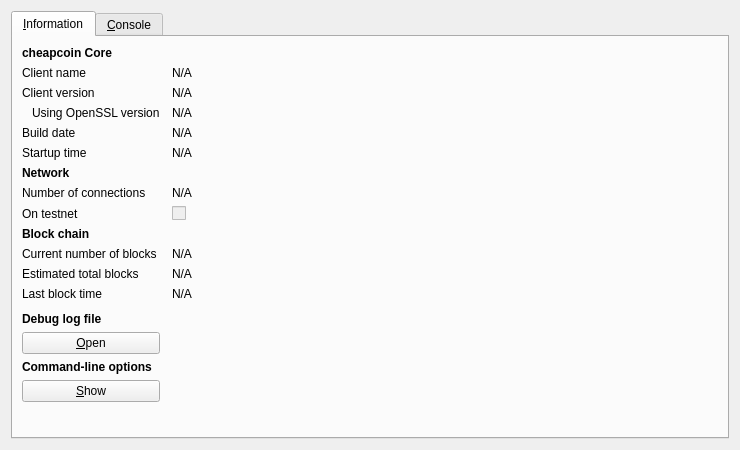
<?xml version="1.0" encoding="UTF-8"?>
<ui version="4.0">
 <class>RPCConsole</class>
 <widget class="QDialog" name="RPCConsole">
  <property name="geometry">
   <rect>
    <x>0</x>
    <y>0</y>
    <width>740</width>
    <height>450</height>
   </rect>
  </property>
  <property name="windowTitle">
   <string>cheapcoin - Debug window</string>
  </property>
  <layout class="QVBoxLayout" name="verticalLayout_2">
   <item>
    <widget class="QTabWidget" name="tabWidget">
     <property name="currentIndex">
      <number>0</number>
     </property>
     <widget class="QWidget" name="tab_info">
      <attribute name="title">
       <string>&amp;Information</string>
      </attribute>
      <layout class="QGridLayout" name="gridLayout" columnstretch="0,1">
       <property name="horizontalSpacing">
        <number>12</number>
       </property>
       <item row="0" column="0">
        <widget class="QLabel" name="label_9">
         <property name="font">
          <font>
           <weight>75</weight>
           <bold>true</bold>
          </font>
         </property>
         <property name="text">
          <string>cheapcoin Core</string>
         </property>
        </widget>
       </item>
       <item row="1" column="0">
        <widget class="QLabel" name="label_5">
         <property name="text">
          <string>Client name</string>
         </property>
        </widget>
       </item>
       <item row="1" column="1">
        <widget class="QLabel" name="clientName">
         <property name="cursor">
          <cursorShape>IBeamCursor</cursorShape>
         </property>
         <property name="text">
          <string>N/A</string>
         </property>
         <property name="textFormat">
          <enum>Qt::PlainText</enum>
         </property>
         <property name="textInteractionFlags">
          <set>Qt::LinksAccessibleByMouse|Qt::TextSelectableByKeyboard|Qt::TextSelectableByMouse</set>
         </property>
        </widget>
       </item>
       <item row="2" column="0">
        <widget class="QLabel" name="label_6">
         <property name="text">
          <string>Client version</string>
         </property>
        </widget>
       </item>
       <item row="2" column="1">
        <widget class="QLabel" name="clientVersion">
         <property name="cursor">
          <cursorShape>IBeamCursor</cursorShape>
         </property>
         <property name="text">
          <string>N/A</string>
         </property>
         <property name="textFormat">
          <enum>Qt::PlainText</enum>
         </property>
         <property name="textInteractionFlags">
          <set>Qt::LinksAccessibleByMouse|Qt::TextSelectableByKeyboard|Qt::TextSelectableByMouse</set>
         </property>
        </widget>
       </item>
       <item row="3" column="0">
        <widget class="QLabel" name="label_14">
         <property name="text">
          <string>Using OpenSSL version</string>
         </property>
         <property name="indent">
          <number>10</number>
         </property>
        </widget>
       </item>
       <item row="3" column="1">
        <widget class="QLabel" name="openSSLVersion">
         <property name="cursor">
          <cursorShape>IBeamCursor</cursorShape>
         </property>
         <property name="text">
          <string>N/A</string>
         </property>
         <property name="textFormat">
          <enum>Qt::PlainText</enum>
         </property>
         <property name="textInteractionFlags">
          <set>Qt::LinksAccessibleByMouse|Qt::TextSelectableByKeyboard|Qt::TextSelectableByMouse</set>
         </property>
        </widget>
       </item>
       <item row="4" column="0">
        <widget class="QLabel" name="label_12">
         <property name="text">
          <string>Build date</string>
         </property>
        </widget>
       </item>
       <item row="4" column="1">
        <widget class="QLabel" name="buildDate">
         <property name="cursor">
          <cursorShape>IBeamCursor</cursorShape>
         </property>
         <property name="text">
          <string>N/A</string>
         </property>
         <property name="textFormat">
          <enum>Qt::PlainText</enum>
         </property>
         <property name="textInteractionFlags">
          <set>Qt::LinksAccessibleByMouse|Qt::TextSelectableByKeyboard|Qt::TextSelectableByMouse</set>
         </property>
        </widget>
       </item>
       <item row="5" column="0">
        <widget class="QLabel" name="label_13">
         <property name="text">
          <string>Startup time</string>
         </property>
        </widget>
       </item>
       <item row="5" column="1">
        <widget class="QLabel" name="startupTime">
         <property name="cursor">
          <cursorShape>IBeamCursor</cursorShape>
         </property>
         <property name="text">
          <string>N/A</string>
         </property>
         <property name="textFormat">
          <enum>Qt::PlainText</enum>
         </property>
         <property name="textInteractionFlags">
          <set>Qt::LinksAccessibleByMouse|Qt::TextSelectableByKeyboard|Qt::TextSelectableByMouse</set>
         </property>
        </widget>
       </item>
       <item row="6" column="0">
        <widget class="QLabel" name="label_11">
         <property name="font">
          <font>
           <weight>75</weight>
           <bold>true</bold>
          </font>
         </property>
         <property name="text">
          <string>Network</string>
         </property>
        </widget>
       </item>
       <item row="7" column="0">
        <widget class="QLabel" name="label_7">
         <property name="text">
          <string>Number of connections</string>
         </property>
        </widget>
       </item>
       <item row="7" column="1">
        <widget class="QLabel" name="numberOfConnections">
         <property name="cursor">
          <cursorShape>IBeamCursor</cursorShape>
         </property>
         <property name="text">
          <string>N/A</string>
         </property>
         <property name="textFormat">
          <enum>Qt::PlainText</enum>
         </property>
         <property name="textInteractionFlags">
          <set>Qt::LinksAccessibleByMouse|Qt::TextSelectableByKeyboard|Qt::TextSelectableByMouse</set>
         </property>
        </widget>
       </item>
       <item row="8" column="0">
        <widget class="QLabel" name="label_8">
         <property name="text">
          <string>On testnet</string>
         </property>
        </widget>
       </item>
       <item row="8" column="1">
        <widget class="QCheckBox" name="isTestNet">
         <property name="enabled">
          <bool>false</bool>
         </property>
         <property name="text">
          <string/>
         </property>
        </widget>
       </item>
       <item row="9" column="0">
        <widget class="QLabel" name="label_10">
         <property name="font">
          <font>
           <weight>75</weight>
           <bold>true</bold>
          </font>
         </property>
         <property name="text">
          <string>Block chain</string>
         </property>
        </widget>
       </item>
       <item row="10" column="0">
        <widget class="QLabel" name="label_3">
         <property name="text">
          <string>Current number of blocks</string>
         </property>
        </widget>
       </item>
       <item row="10" column="1">
        <widget class="QLabel" name="numberOfBlocks">
         <property name="cursor">
          <cursorShape>IBeamCursor</cursorShape>
         </property>
         <property name="text">
          <string>N/A</string>
         </property>
         <property name="textFormat">
          <enum>Qt::PlainText</enum>
         </property>
         <property name="textInteractionFlags">
          <set>Qt::LinksAccessibleByMouse|Qt::TextSelectableByKeyboard|Qt::TextSelectableByMouse</set>
         </property>
        </widget>
       </item>
       <item row="11" column="0">
        <widget class="QLabel" name="label_4">
         <property name="text">
          <string>Estimated total blocks</string>
         </property>
        </widget>
       </item>
       <item row="11" column="1">
        <widget class="QLabel" name="totalBlocks">
         <property name="cursor">
          <cursorShape>IBeamCursor</cursorShape>
         </property>
         <property name="text">
          <string>N/A</string>
         </property>
         <property name="textFormat">
          <enum>Qt::PlainText</enum>
         </property>
         <property name="textInteractionFlags">
          <set>Qt::LinksAccessibleByMouse|Qt::TextSelectableByKeyboard|Qt::TextSelectableByMouse</set>
         </property>
        </widget>
       </item>
       <item row="12" column="0">
        <widget class="QLabel" name="label_2">
         <property name="text">
          <string>Last block time</string>
         </property>
        </widget>
       </item>
       <item row="12" column="1">
        <widget class="QLabel" name="lastBlockTime">
         <property name="cursor">
          <cursorShape>IBeamCursor</cursorShape>
         </property>
         <property name="text">
          <string>N/A</string>
         </property>
         <property name="textFormat">
          <enum>Qt::PlainText</enum>
         </property>
         <property name="textInteractionFlags">
          <set>Qt::LinksAccessibleByMouse|Qt::TextSelectableByKeyboard|Qt::TextSelectableByMouse</set>
         </property>
        </widget>
       </item>
       <item row="13" column="0">
        <spacer name="verticalSpacer_2">
         <property name="orientation">
          <enum>Qt::Vertical</enum>
         </property>
         <property name="sizeHint" stdset="0">
          <size>
           <width>20</width>
           <height>20</height>
          </size>
         </property>
        </spacer>
       </item>
       <item row="14" column="0">
        <widget class="QLabel" name="labelDebugLogfile">
         <property name="font">
          <font>
           <weight>75</weight>
           <bold>true</bold>
          </font>
         </property>
         <property name="text">
          <string>Debug log file</string>
         </property>
        </widget>
       </item>
       <item row="15" column="0">
        <widget class="QPushButton" name="openDebugLogfileButton">
         <property name="toolTip">
          <string>Open the cheapcoin debug log file from the current data directory. This can take a few seconds for large log files.</string>
         </property>
         <property name="text">
          <string>&amp;Open</string>
         </property>
         <property name="autoDefault">
          <bool>false</bool>
         </property>
        </widget>
       </item>
       <item row="16" column="0">
        <widget class="QLabel" name="labelCLOptions">
         <property name="font">
          <font>
           <weight>75</weight>
           <bold>true</bold>
          </font>
         </property>
         <property name="text">
          <string>Command-line options</string>
         </property>
        </widget>
       </item>
       <item row="17" column="0">
        <widget class="QPushButton" name="showCLOptionsButton">
         <property name="toolTip">
          <string>Show the cheapcoin-qt help message to get a list with possible xonecoin command-line options.</string>
         </property>
         <property name="text">
          <string>&amp;Show</string>
         </property>
         <property name="autoDefault">
          <bool>false</bool>
         </property>
        </widget>
       </item>
       <item row="18" column="0">
        <spacer name="verticalSpacer">
         <property name="orientation">
          <enum>Qt::Vertical</enum>
         </property>
         <property name="sizeHint" stdset="0">
          <size>
           <width>20</width>
           <height>40</height>
          </size>
         </property>
        </spacer>
       </item>
      </layout>
     </widget>
     <widget class="QWidget" name="tab_console">
      <attribute name="title">
       <string>&amp;Console</string>
      </attribute>
      <layout class="QVBoxLayout" name="verticalLayout_3">
       <property name="spacing">
        <number>3</number>
       </property>
       <item>
        <widget class="QTextEdit" name="messagesWidget">
         <property name="minimumSize">
          <size>
           <width>0</width>
           <height>100</height>
          </size>
         </property>
         <property name="readOnly">
          <bool>true</bool>
         </property>
         <property name="tabKeyNavigation" stdset="0">
          <bool>false</bool>
         </property>
         <property name="columnCount" stdset="0">
          <number>2</number>
         </property>
        </widget>
       </item>
       <item>
        <layout class="QHBoxLayout" name="horizontalLayout">
         <property name="spacing">
          <number>3</number>
         </property>
         <item>
          <widget class="QLabel" name="label">
           <property name="text">
            <string notr="true">&gt;</string>
           </property>
          </widget>
         </item>
         <item>
          <widget class="QLineEdit" name="lineEdit"/>
         </item>
         <item>
          <widget class="QPushButton" name="clearButton">
           <property name="maximumSize">
            <size>
             <width>24</width>
             <height>24</height>
            </size>
           </property>
           <property name="toolTip">
            <string>Clear console</string>
           </property>
           <property name="text">
            <string/>
           </property>
           <property name="icon">
            <iconset resource="../bitcoin.qrc">
             <normaloff>:/icons/remove</normaloff>:/icons/remove</iconset>
           </property>
           <property name="shortcut">
            <string notr="true">Ctrl+L</string>
           </property>
           <property name="autoDefault">
            <bool>false</bool>
           </property>
          </widget>
         </item>
        </layout>
       </item>
      </layout>
     </widget>
    </widget>
   </item>
  </layout>
 </widget>
 <resources>
  <include location="../bitcoin.qrc"/>
 </resources>
 <connections/>
</ui>
